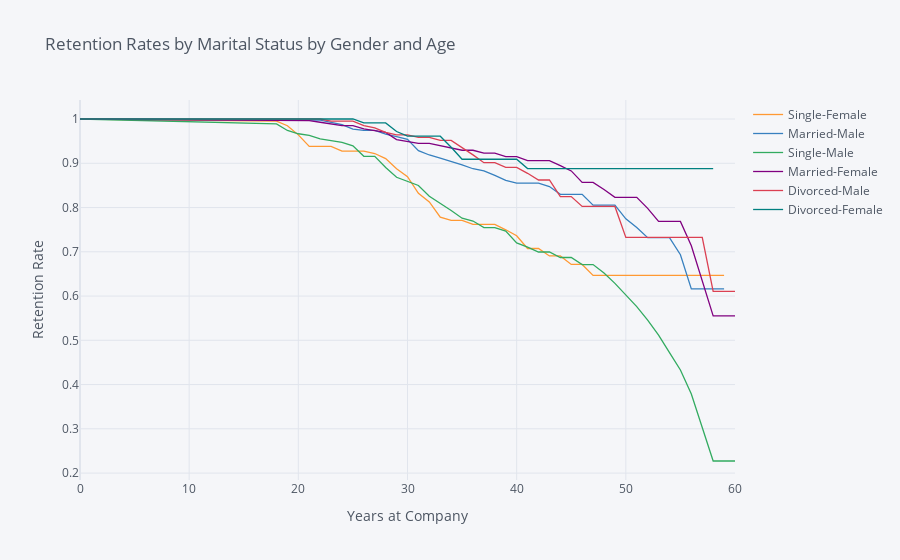

The code cell stored with this chart in its notebook:
### Markdown cell above
## 6. Now that we have looked at the retention rates by gender and marital status individually, let's look at them together. 

Create a new field in the data set that concatenates marital status and gender, and then generate and plot a survival curve that shows the retention by this new field over the age of the employee.

### Code cell
data['MaritalStatusByGender'] = data.MaritalStatus + '-' + data.Gender
ex6a =  survival(data, 'MaritalStatusByGender', 'Age', 'Attrition')
ex6a.iplot(kind='line', xTitle='Years at Company', yTitle='Retention Rate',
            title='Retention Rates by Marital Status by Gender and Age')

### Figure 1 — Plotly figure (JSON) as saved in the notebook; plotly's stock layout.template omitted (floating-point values rounded to 4 significant figures)
{"data": [{"line": {"color": "rgba(255, 153, 51, 1.0)", "dash": "solid", "shape": "linear", "width": 1.3}, "mode": "lines", "name": "Single-Female", "text": "", "type": "scatter", "x": [0, 18, 19, 20, 21, 22, 23, 24, 25, 26, 27, 28, 29, 30, 31, 32, 33, 34, 35, 36, 37, 38, 39, 40, 41, 42, 43, 44, 45, 46, 47, 48, 49, 50, 51, 52, 53, 54, 55, 56, 57, 58, 59, 60], "y": [1, 0.995, 0.9848, 0.9641, 0.9381, 0.9381, 0.9381, 0.9275, 0.9275, 0.9275, 0.922, 0.9106, 0.8874, 0.8697, 0.8322, 0.8125, 0.7781, 0.7709, 0.7709, 0.7619, 0.7619, 0.7619, 0.7497, 0.7363, 0.7074, 0.7074, 0.6906, 0.6906, 0.6714, 0.6714, 0.6465, 0.6465, 0.6465, 0.6465, 0.6465, 0.6465, 0.6465, 0.6465, 0.6465, 0.6465, 0.6465, 0.6465, 0.6465, ""]}, {"line": {"color": "rgba(55, 128, 191, 1.0)", "dash": "solid", "shape": "linear", "width": 1.3}, "mode": "lines", "name": "Married-Male", "text": "", "type": "scatter", "x": [0, 18, 19, 20, 21, 22, 23, 24, 25, 26, 27, 28, 29, 30, 31, 32, 33, 34, 35, 36, 37, 38, 39, 40, 41, 42, 43, 44, 45, 46, 47, 48, 49, 50, 51, 52, 53, 54, 55, 56, 57, 58, 59, 60], "y": [1, 0.9988, 0.9988, 0.9988, 0.9988, 0.9975, 0.9925, 0.9874, 0.977, 0.9743, 0.9743, 0.9659, 0.96, 0.954, 0.9286, 0.9187, 0.9116, 0.9043, 0.8964, 0.8876, 0.8828, 0.8726, 0.8614, 0.8553, 0.8553, 0.8553, 0.8473, 0.8299, 0.8299, 0.8299, 0.8055, 0.8055, 0.8055, 0.7745, 0.7546, 0.7318, 0.7318, 0.7318, 0.6932, 0.6162, 0.6162, 0.6162, 0.6162, ""]}, {"line": {"color": "rgba(50, 171, 96, 1.0)", "dash": "solid", "shape": "linear", "width": 1.3}, "mode": "lines", "name": "Single-Male", "text": "", "type": "scatter", "visible": true, "x": [0, 18, 19, 20, 21, 22, 23, 24, 25, 26, 27, 28, 29, 30, 31, 32, 33, 34, 35, 36, 37, 38, 39, 40, 41, 42, 43, 44, 45, 46, 47, 48, 49, 50, 51, 52, 53, 54, 55, 56, 57, 58, 59, 60], "y": [1, 0.9889, 0.9741, 0.9667, 0.9629, 0.9552, 0.9513, 0.9474, 0.9395, 0.9156, 0.9156, 0.8903, 0.8684, 0.8592, 0.8497, 0.8254, 0.8099, 0.7935, 0.776, 0.7694, 0.7548, 0.7548, 0.7466, 0.7199, 0.7103, 0.6995, 0.6995, 0.6871, 0.6871, 0.6711, 0.6711, 0.6519, 0.6286, 0.6035, 0.576, 0.5457, 0.5116, 0.4723, 0.4329, 0.3788, 0.303, 0.2273, 0.2273, 0.2273]}, {"line": {"color": "rgba(128, 0, 128, 1.0)", "dash": "solid", "shape": "linear", "width": 1.3}, "mode": "lines", "name": "Married-Female", "text": "", "type": "scatter", "x": [0, 18, 19, 20, 21, 22, 23, 24, 25, 26, 27, 28, 29, 30, 31, 32, 33, 34, 35, 36, 37, 38, 39, 40, 41, 42, 43, 44, 45, 46, 47, 48, 49, 50, 51, 52, 53, 54, 55, 56, 57, 58, 59, 60], "y": [1, 0.9963, 0.9963, 0.9963, 0.9963, 0.9926, 0.9889, 0.9852, 0.9852, 0.9777, 0.9738, 0.9698, 0.9535, 0.9493, 0.9449, 0.9449, 0.94, 0.9349, 0.9294, 0.9294, 0.9228, 0.9228, 0.9151, 0.9151, 0.9058, 0.9058, 0.9058, 0.8946, 0.8827, 0.8568, 0.8568, 0.8406, 0.8231, 0.8231, 0.8231, 0.7981, 0.7686, 0.7686, 0.7686, 0.7137, 0.6344, 0.5551, 0.5551, 0.5551]}, {"line": {"color": "rgba(219, 64, 82, 1.0)", "dash": "solid", "shape": "linear", "width": 1.3}, "mode": "lines", "name": "Divorced-Male", "text": "", "type": "scatter", "x": [0, 18, 19, 20, 21, 22, 23, 24, 25, 26, 27, 28, 29, 30, 31, 32, 33, 34, 35, 36, 37, 38, 39, 40, 41, 42, 43, 44, 45, 46, 47, 48, 49, 50, 51, 52, 53, 54, 55, 56, 57, 58, 59, 60], "y": [1, 1, 1, 1, 1, 1, 0.9952, 0.9952, 0.9952, 0.9852, 0.9802, 0.9697, 0.9643, 0.9643, 0.9583, 0.9583, 0.9515, 0.9515, 0.9357, 0.919, 0.9013, 0.9013, 0.8906, 0.8906, 0.8773, 0.8621, 0.8621, 0.8247, 0.8247, 0.8024, 0.8024, 0.8024, 0.8024, 0.7326, 0.7326, 0.7326, 0.7326, 0.7326, 0.7326, 0.7326, 0.7326, 0.6105, 0.6105, 0.6105]}, {"line": {"color": "rgba(0, 128, 128, 1.0)", "dash": "solid", "shape": "linear", "width": 1.3}, "mode": "lines", "name": "Divorced-Female", "text": "", "type": "scatter", "visible": true, "x": [0, 18, 19, 20, 21, 22, 23, 24, 25, 26, 27, 28, 29, 30, 31, 32, 33, 34, 35, 36, 37, 38, 39, 40, 41, 42, 43, 44, 45, 46, 47, 48, 49, 50, 51, 52, 53, 54, 55, 56, 57, 58, 59, 60], "y": [1, 1, 1, 1, 1, 1, 1, 1, 1, 0.9912, 0.9912, 0.9912, 0.9717, 0.9612, 0.9612, 0.9612, 0.9612, 0.9362, 0.9091, 0.9091, 0.9091, 0.9091, 0.9091, 0.9091, 0.8879, 0.8879, 0.8879, 0.8879, 0.8879, 0.8879, 0.8879, 0.8879, 0.8879, 0.8879, 0.8879, 0.8879, 0.8879, 0.8879, 0.8879, 0.8879, 0.8879, 0.8879, "", ""]}], "layout": {"autosize": true, "legend": {"bgcolor": "#F5F6F9", "font": {"color": "#4D5663"}}, "paper_bgcolor": "#F5F6F9", "plot_bgcolor": "#F5F6F9", "title": {"font": {"color": "#4D5663"}, "text": "Retention Rates by Marital Status by Gender and Age"}, "xaxis": {"autorange": true, "gridcolor": "#E1E5ED", "range": [0, 60], "showgrid": true, "tickfont": {"color": "#4D5663"}, "title": {"font": {"color": "#4D5663"}, "text": "Years at Company"}, "type": "linear", "zerolinecolor": "#E1E5ED"}, "yaxis": {"autorange": true, "gridcolor": "#E1E5ED", "range": [0.1843, 1.043], "showgrid": true, "tickfont": {"color": "#4D5663"}, "title": {"font": {"color": "#4D5663"}, "text": "Retention Rate"}, "type": "linear", "zerolinecolor": "#E1E5ED"}}}
